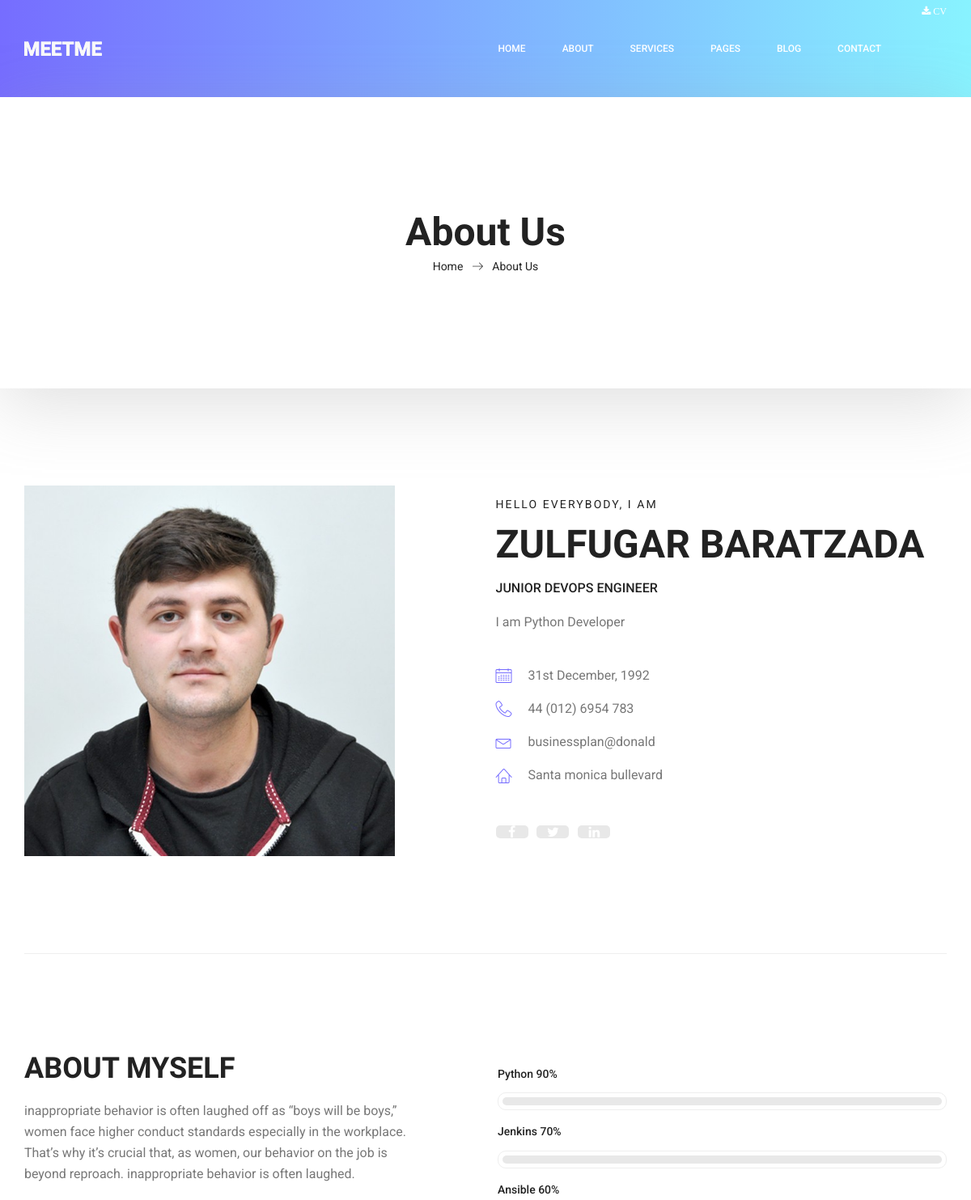
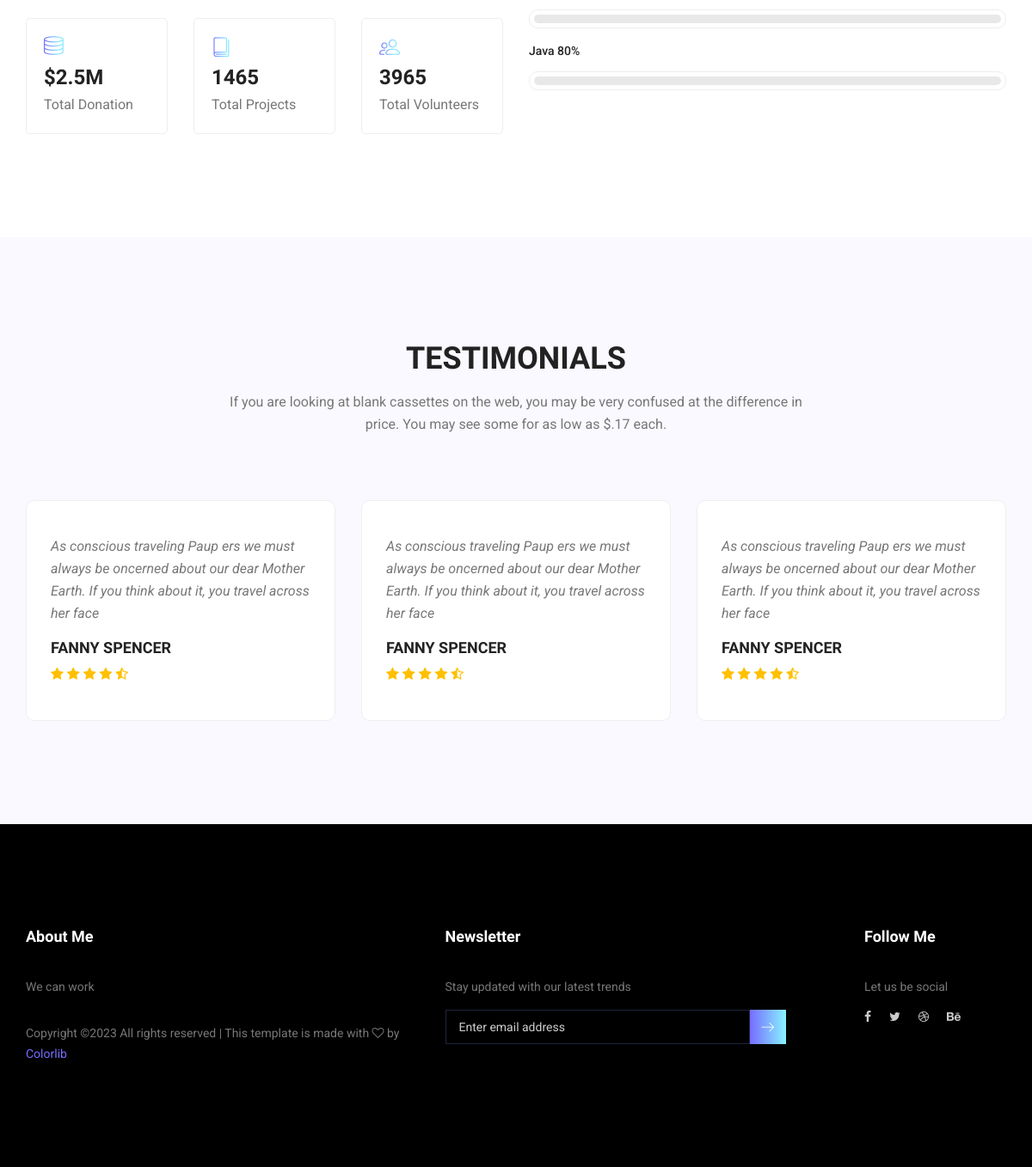
/about, run on the app's committed database (2 pictures, top to bottom).
### core/models.py (models this page shows, shortened)
class AbstractModel(models.Model):
    updated_date=models.DateTimeField(
        blank=True,
        auto_now=True,
        verbose_name='update_date',
    )
    created_date=models.DateTimeField(
        blank=True,
        auto_now_add=True,
        verbose_name='created_date'
    )
    class Meta:
        abstract = True

class Document(AbstractModel):
    slug=models.CharField(
        default='',
        max_length=254,
        blank=True,
        verbose_name='slug',
        help_text='',
    )
    button_text= models.CharField(
        default='',
        max_length=254,
        blank=True,
        verbose_name='Button Text',
        help_text='',
    )
    file = models.FileField(
        default='',
        verbose_name='File',
        help_text='',
        blank=True,
        upload_to='documents/',
    )
    class Meta:
        verbose_name = "Document"
        verbose_name_plural = "Documents"
        ordering = ('slug',)

class General_Settings(AbstractModel):
    name = models.CharField(
        default='',
        max_length=254,
        blank=True,
        verbose_name='name',
    )
    description=models.CharField(
        default='',
        max_length=254,
        blank=True,
        verbose_name='description',
    )
    parameter=models.CharField(
        default='',
        max_length=254,
        blank=True,
        verbose_name='parameter'
    )
    class Meta:
        verbose_name = "General Settings"
        verbose_name_plural = "General Settings"
        ordering = ('name',)

class Skill(AbstractModel):
    order = models.IntegerField(
        default=0,
        verbose_name='Order',
    )
    name = models.CharField(
        default='',
        max_length=254,
        blank=True,
        verbose_name='name',
    )
    percentage= models.IntegerField(
        default=50,
        verbose_name='Percentage',
        validators=[MinValueValidator(0), MaxValueValidator(100)],
    )
    class Meta:
        verbose_name = "Skill"
        verbose_name_plural = "Skill"
        ordering = ('order',)

### core/views.py (the view)
# urls.py: path('about',about,name='about'),
def about(request):
    return render(request,'about.html')

### templates/about.html (shortened to what this page needs)
{% extends 'layout.html'%}
{% load static %}
		{% block content %}
        <section class="banner_area">
            <div class="box_1620">
				<div class="banner_inner d-flex align-items-center">
					<div class="container">
						<div class="banner_content text-center">
							<h2>About Us</h2>
							<div class="page_link">
								<a href="index.html">Home</a>
								<a href="about-us.html">About Us</a>
							</div>
						</div>
					</div>
				</div>
            </div>
        </section>
        <section class="profile_area">
           	<div class="container">
           		<div class="profile_inner p_120">
					<div class="row">
						<div class="col-lg-5">
							<img class="img-fluid" src="{{ profile_photo.url }}" alt="">
						</div>
						<div class="col-lg-7">
							<div class="personal_text">
								<h6>Hello Everybody, i am</h6>
								<h3>{{ home_banner_name }}</h3>
								<h4>{{ home_banner_title }}</h4>
								<p>{{ home_banner_description }}</p>
								<ul class="list basic_info">
									<li><a href="#"><i class="lnr lnr-calendar-full"></i> 31st December, 1992</a></li>
									<li><a href="#"><i class="lnr lnr-phone-handset"></i> 44 (012) 6954 783</a></li>
									<li><a href="#"><i class="lnr lnr-envelope"></i> businessplan@donald</a></li>
									<li><a href="#"><i class="lnr lnr-home"></i> Santa monica bullevard</a></li>
								</ul>
								<ul class="list personal_social">
									<li><a href="#"><i class="fa fa-facebook"></i></a></li>
									<li><a href="#"><i class="fa fa-twitter"></i></a></li>
									<li><a href="#"><i class="fa fa-linkedin"></i></a></li>
								</ul>
							</div>
						</div>
					</div>
           		</div>
            </div>
        </section>
        <section class="welcome_area p_120">
        	<div class="container">
        		<div class="row welcome_inner">
        			<div class="col-lg-6">
        				<div class="welcome_text">
        					<h4>About Myself</h4>
        					<p>inappropriate behavior is often laughed off as “boys will be boys,” women face higher conduct standards especially in the workplace. That’s why it’s crucial that, as women, our behavior on the job is beyond reproach. inappropriate behavior is often laughed.</p>
        					<div class="row">
        						<div class="col-md-4">
        							<div class="wel_item">
        								<i class="lnr lnr-database"></i>
        								<h4>$2.5M</h4>
        								<p>Total Donation</p>
        							</div>
        						</div>
        						<div class="col-md-4">
        							<div class="wel_item">
        								<i class="lnr lnr-book"></i>
        								<h4>1465</h4>
        								<p>Total Projects</p>
        							</div>
        						</div>
        						<div class="col-md-4">
        							<div class="wel_item">
        								<i class="lnr lnr-users"></i>
        								<h4>3965</h4>
        								<p>Total Volunteers</p>
        							</div>
        						</div>
        					</div>
        				</div>
        			</div>
        			<div class="col-lg-6">
        				<div class="tools_expert">
        					<div class="skill_main">
								{% for skill in skills %}
								<div class="skill_item">
									<h4>{{ skill.name }} <span class="counter">{{ skill.percentage }}</span>%</h4>
									<div class="progress_br">
										<div class="progress">
										</div>
									</div>
								</div>
								{% endfor %}
								</div>
							</div>
        				</div>
        			</div>
        		</div>
        </section>
        <section class="testimonials_area p_120">
        	<div class="container">
        		<div class="main_title">
        			<h2>Testimonials</h2>
        			<p>If you are looking at blank cassettes on the web, you may be very confused at the difference in price. You may see some for as low as $.17 each.</p>
        		</div>
        		<div class="testi_inner">
					<div class="testi_slider owl-carousel">
						<div class="item">
							<div class="testi_item">
								<p>As conscious traveling Paup ers we must always be oncerned about our dear Mother Earth. If you think about it, you travel across her face</p>
								<h4>Fanny Spencer</h4>
								<a href="#"><i class="fa fa-star"></i></a>
								<a href="#"><i class="fa fa-star"></i></a>
								<a href="#"><i class="fa fa-star"></i></a>
								<a href="#"><i class="fa fa-star"></i></a>
								<a href="#"><i class="fa fa-star-half-o"></i></a>
							</div>
						</div>
						<div class="item">
							<div class="testi_item">
								<p>As conscious traveling Paup ers we must always be oncerned about our dear Mother Earth. If you think about it, you travel across her face</p>
								<h4>Fanny Spencer</h4>
								<a href="#"><i class="fa fa-star"></i></a>
								<a href="#"><i class="fa fa-star"></i></a>
								<a href="#"><i class="fa fa-star"></i></a>
								<a href="#"><i class="fa fa-star"></i></a>
								<a href="#"><i class="fa fa-star-half-o"></i></a>
							</div>
						</div>
						<div class="item">
							<div class="testi_item">
								<p>As conscious traveling Paup ers we must always be oncerned about our dear Mother Earth. If you think about it, you travel across her face</p>
								<h4>Fanny Spencer</h4>
								<a href="#"><i class="fa fa-star"></i></a>
								<a href="#"><i class="fa fa-star"></i></a>
								<a href="#"><i class="fa fa-star"></i></a>
								<a href="#"><i class="fa fa-star"></i></a>
								<a href="#"><i class="fa fa-star-half-o"></i></a>
							</div>
						</div>
					</div>
        		</div>
        	</div>
        </section>
{% endblock %}

### templates/includes/nav.html (shortened to what this page needs)
   {% load static %}
   <header class="header_area">
    <div class="main_menu">
        <nav class="navbar navbar-expand-lg navbar-light">
            <div class="container box_1620">
                <a class="navbar-brand logo_h" href="index.html"><img src="{% get_media_prefix %}img/logo.png" alt=""></a>
                <div class="collapse navbar-collapse offset" id="navbarSupportedContent">
                    <ul class="nav navbar-nav menu_nav ml-auto">
                        <li class="nav-item active"><a class="nav-link" href="{% url 'index' %}">Home</a></li>
                        <li class="nav-item"><a class="nav-link" href="{% url 'about' %}">About</a></li>
                        <li class="nav-item"><a class="nav-link" href="{% url 'services' %}">Services</a></li>
                        <li class="nav-item submenu dropdown">
                            <a href="#" class="nav-link dropdown-toggle" data-toggle="dropdown" role="button" aria-haspopup="true" aria-expanded="false">Pages</a>
                        </li>
                        <li class="nav-item submenu dropdown">
                            <a href="#" class="nav-link dropdown-toggle" data-toggle="dropdown" role="button" aria-haspopup="true" aria-expanded="false">Blog</a>
                        </li>
                        <li class="nav-item"><a class="nav-link" href="{% url 'contact' %}">Contact</a></li>
                        {% for doc in document %}
                            <li class="nav-item"><a class="nav-link" href="{{ doc.file.url }}" target="_blank"><i class="fa fa-download" style="margin-left: 5px;"> {{ doc.button_text }}</i></a></li>
                        {% endfor %}
                    </ul>
                </div>
            </div>
        </nav>
    </div>
</header>

### templates/includes/footer.html (shortened to what this page needs)
    {% load static %}
        <footer class="footer_area p_120">
        	<div class="container">
        		<div class="row footer_inner">
        			<div class="col-lg-5 col-sm-6">
        				<aside class="f_widget ab_widget">
        					<div class="f_title">
        						<h3>About Me</h3>
        					</div>
        					<p>{{ about_myself_footer }} </p>
        					<p>
Copyright &copy;<script>document.write(new Date().getFullYear());</script> All rights reserved | This template is made with <i class="fa fa-heart-o" aria-hidden="true"></i> by <a href="https://colorlib.com" target="_blank">Colorlib</a>
</p>
        				</aside>
        			</div>
        			<div class="col-lg-5 col-sm-6">
        				<aside class="f_widget news_widget">
        					<div class="f_title">
        						<h3>Newsletter</h3>
        					</div>
        					<p>Stay updated with our latest trends</p>
        					<div id="mc_embed_signup">
                                <form target="_blank" action="https://spondonit.us12.list-manage.com/subscribe/post?u=1462626880ade1ac87bd9c93a&amp;id=92a4423d01" method="get" class="subscribe_form relative">
                                	<div class="input-group d-flex flex-row">
                                        <input name="EMAIL" placeholder="Enter email address" onfocus="this.placeholder = ''" onblur="this.placeholder = 'Email Address '" required="" type="email">
                                        <button class="btn sub-btn"><span class="lnr lnr-arrow-right"></span></button>
                                    </div>
                                </form>
                            </div>
        				</aside>
        			</div>
        			<div class="col-lg-2">
        				<aside class="f_widget social_widget">
        					<div class="f_title">
        						<h3>Follow Me</h3>
        					</div>
        					<p>Let us be social</p>
        					<ul class="list">
        						<li><a href="#"><i class="fa fa-facebook"></i></a></li>
        						<li><a href="#"><i class="fa fa-twitter"></i></a></li>
        						<li><a href="#"><i class="fa fa-dribbble"></i></a></li>
        						<li><a href="#"><i class="fa fa-behance"></i></a></li>
        					</ul>
        				</aside>
        			</div>
        		</div>
        	</div>
        </footer>

### static/css/responsive.css (style rules this page uses)
@media (max-width:1619px) { .banner_area .box_1620 { border-radius: 0px; } }

### data on the page
Document: button_text "CV"
General_Settings: parameter "ZULFUGAR BARATZADA"
General_Settings: parameter "JUNIOR DEVOPS ENGINEER"
General_Settings: parameter "I am Python Developer"
Skill: name "Python", percentage "90"
Skill: name "Jenkins", percentage "70"
Skill: name "Ansible", percentage "60"
Skill: name "Java", percentage "80"
General_Settings: parameter "We can work"
